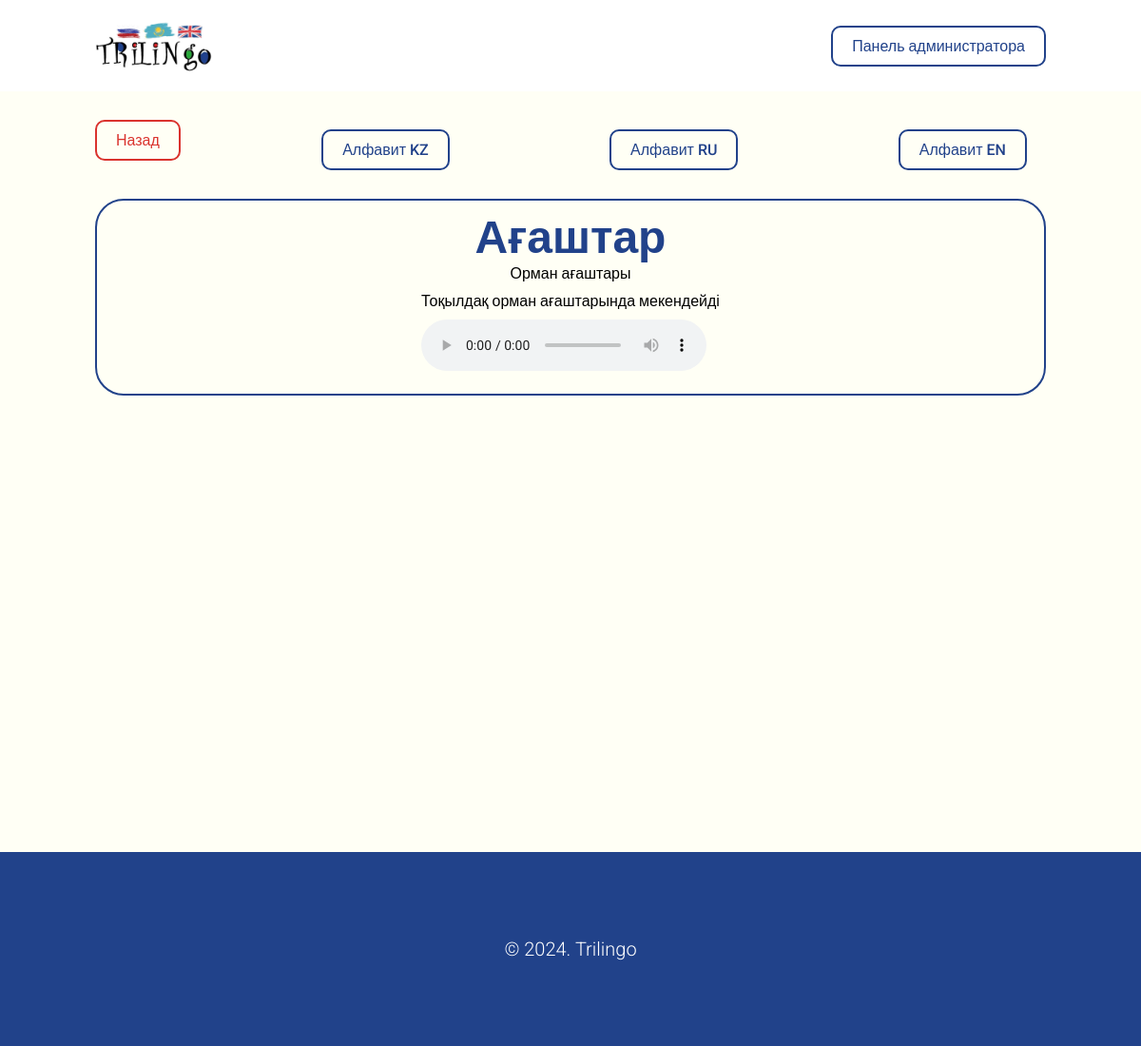
Screenshot of /filter/alphabet/kz/a/ with the database file from the repository.
### trilingo_app/models.py (models this page shows, shortened)
class WordInKz(models.Model):
    alphabet = models.ForeignKey(KazakhAlphabet, on_delete=models.CASCADE, verbose_name="Буква на казахском")
    word = models.CharField("Название слова", max_length=90)
    subword = models.CharField("Дополнительно", max_length=160)
    description = models.TextField("Описание")
    voice = models.FileField("Произношение", upload_to="voices/kz/")
    class Meta:
        verbose_name = "Слово на казахском"
        verbose_name_plural = "Слова на казахском"

### trilingo_app/views.py (the view)
# urls.py: path('filter/alphabet/kz/<slug:slug>/', views.filter_by_kz_page, name='filter_by_kz_page'),
def filter_by_kz_page(request, slug):
    alphabet = get_object_or_404(KazakhAlphabet, slug=slug)
    words = WordInKz.objects.filter(alphabet=alphabet)
    context = {
        'alphabet': alphabet,
        'words': words
    }
    return render(request, "./words-by-kz.html", context)

### trilingo_app/templates/words-by-kz.html (shortened to what this page needs)
{% extends './base.html' %}
{% block content %}
<section class="block">
    <div class="container">
        <div class="d-flex align-items-center space-between" style="margin-bottom: 20px;">
            <a href="{% url 'home_page' %}" class="button-danger">Назад</a>
            <a href="{% url 'alphabets_kz_page' %}" class="button-primary">Алфавит KZ</a>
            <a href="{% url 'alphabets_ru_page' %}" class="button-primary">Алфавит RU</a>
            <a href="{% url 'alphabets_en_page' %}" class="button-primary">Алфавит EN</a>
        </div>
        <div class="theme-detail-row">
            {% for word in words %}
            <div class="theme-detail-col">
                <div class="letters-full-data">
                    <div class="letter-theme-detail">
                        <div class="letter">{{ word.word }}</div>
                        <div class="subletter">{{ word.subword }}</div>
                        <div class="description">{{ word.description }}</div>
                        <div class="audio">
                            <audio controls>
                                <source src="{{ word.voice.url }}" type="audio/mpeg" />
                            </audio>
                        </div>
                    </div>
                </div>
            </div>
            {% endfor %}
        </div>
    </div>
</section>
{% endblock %}

### trilingo_app/static/css/style.css (style rules this page uses)
* { padding: 0; margin: 0; box-sizing: border-box; font-family: "Roboto", sans-serif; }
.container { margin-left: 100px; margin-right: 100px; }
.d-flex { display: flex; }
.d-flex.align-items-center { align-items: center; }
.d-flex.space-between { justify-content: space-between; }
.button-primary { padding: 10px 20px; border: 2px solid #21428a; background-color: transparent; color: #21428a; text-decoration: none; border-radius: 10px; display: inline-block; font-weight: 500; transition: 0.3s ease-in-out; }
.button-danger { padding: 10px 20px; border: 2px solid #da332e; background-color: transparent; color: #da332e; text-decoration: none; border-radius: 10px; display: inline-block; font-weight: 500; transition: 0.3s ease-in-out; }
.block { background-color: #fffff5; padding: 30px 0; min-height: 100vh; }
.block .button-primary { margin-right: 20px; }
.block .button-danger { margin-bottom: 20px; }
.letter-image, .letter, .letter-item-img, .letter-item-text { display: block; }
.letter { color: #21428a; font-size: 48px; font-weight: 900; }
.letters-full-data { margin-bottom: 20px; border-radius: 30px; border: 2px solid #21428a; padding: 10px; display: flex; align-items: center; justify-content: space-around; }
.letter, .subletter { text-align: center }
.subletter { margin-bottom: 10px; }
.audio { margin: 10px 0; }

### rows the page displays
WordInKz: word "Ағаштар", subword "Орман ағаштары", description "Тоқылдақ орман ағаштарында мекендейді"
